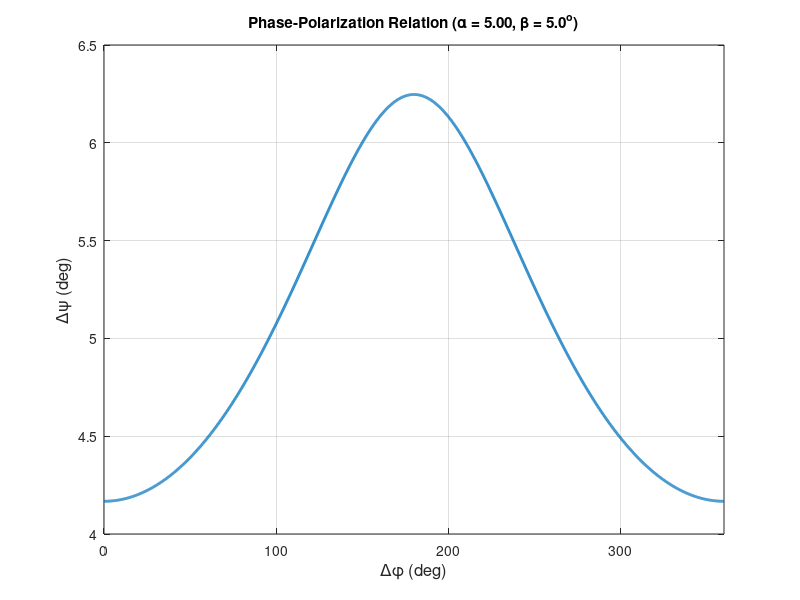

Recreate this plot in MATLAB.
clc;
clear;
close all;

%% USER INPUTS

alpha = input('Enter attenuation factor alpha = ');
beta_deg = input('Enter polarization rotation beta (deg) = ');

beta = deg2rad(beta_deg);

%% Phase sweep

dphi_deg = linspace(0,360,2000);
dphi = deg2rad(dphi_deg);

%% Arrays

psi_deg = zeros(size(dphi));

%% Compute polarization angle

for k = 1:length(dphi)

    % Horizontal component
    EH = alpha*sin(beta)*exp(1j*dphi(k));

    % Vertical component
    EV = 1 + alpha*cos(beta)*exp(1j*dphi(k));

    % Polarization angle
    psi = atan2(abs(EV),abs(EH));

    psi_deg(k) = rad2deg(psi);

end

%% Reference polarization
psi0 = 90;

%% Polarization deviation

dpsi = abs(psi_deg - psi0);

%% Plot

figure;

plot(dphi_deg,dpsi,'LineWidth',2);

xlabel('\Delta\phi (deg)','FontSize',12);
ylabel('\Delta\psi (deg)','FontSize',12);

title(sprintf('Phase-Polarization Relation (\\alpha = %.2f, \\beta = %.1f^o)', ...
               alpha,beta_deg));

grid on;
xlim([0 360]);

%% Display peak information

[max_dev,idx] = max(dpsi);

fprintf('\nMaximum polarization deviation = %.2f deg\n',max_dev);
fprintf('Occurs at phase shift = %.2f deg\n',dphi_deg(idx));
